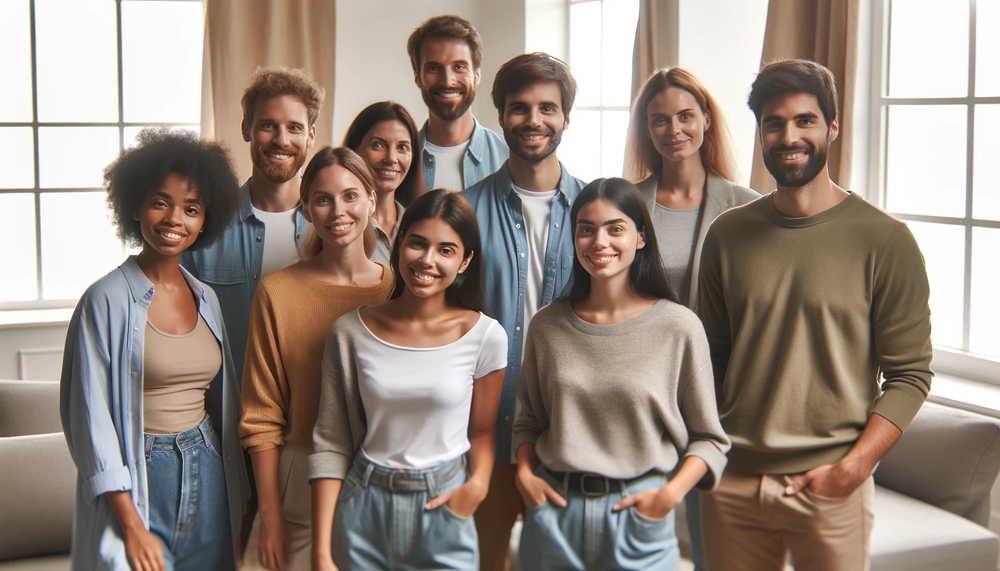
#> input picture 01_Basic_Package/project/assets/image2.png, 1000 x 571 px, shrunk from 1792 x 1024 before the run
$ python 22_face_detection.py
#> lines starting #> are read from the running program, lines starting #| are printed output that depends on the picture; after the words box and inside, x2 and y2 are one past the last pixel; in counts of white or black regions, pixels touching at a corner belong together
import cv2

# 이미지 로드
image = cv2.imread('./assets/image2.png')
#> image is the input picture: shape (571, 1000, 3); mean B, G, R 127.9, 138.5, 152.2

# 그레이스케일 변환
gray_image = cv2.cvtColor(image, cv2.COLOR_BGR2GRAY)
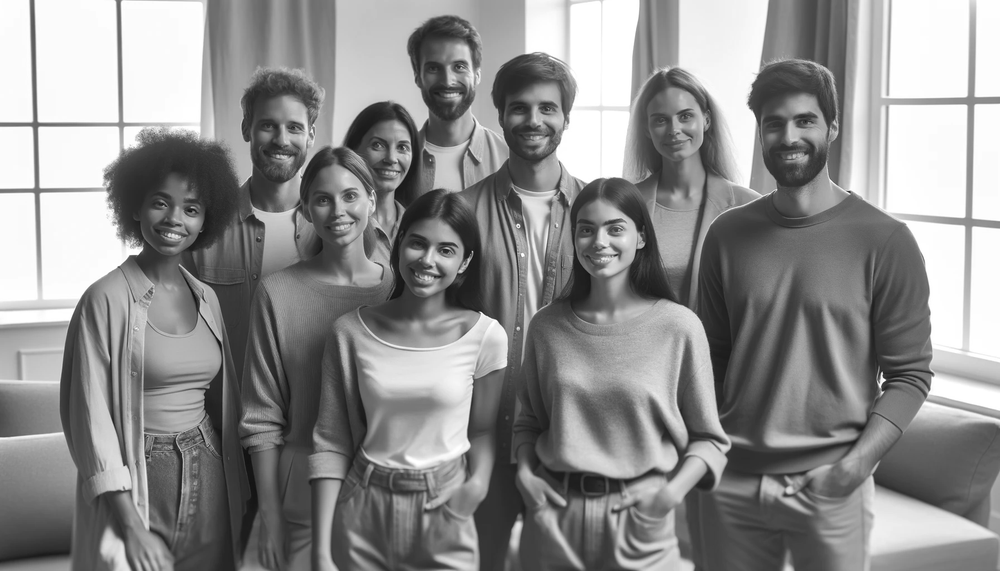
#> gray_image: shape (571, 1000); min 10, max 255, mean 141.4

# 얼굴 검출기 로드 (Haar Cascade 사용)
face_cascade = cv2.CascadeClassifier(cv2.data.haarcascades + 'haarcascade_frontalface_default.xml')

# 얼굴 검출
faces = face_cascade.detectMultiScale(gray_image, scaleFactor=1.1, minNeighbors=5, minSize=(30, 30))
#> faces = [[360, 122, 61, 61], [413, 40, 70, 70], [497, 79, 75, 75], [641, 90, 70, 70], [246, 98, 72, 72], [305, 170, 70, 70], [566, 200, 76, 76], [392, 217, 78, 78], [745, 86, 92, 92], [136, 177, 75, 75]]

# 얼굴 위치에 사각형 그리기
for (x, y, w, h) in faces:
    cv2.rectangle(image, (x, y), (x+w, y+h), (255, 0, 0), 2)
#> this loop made 10 passes
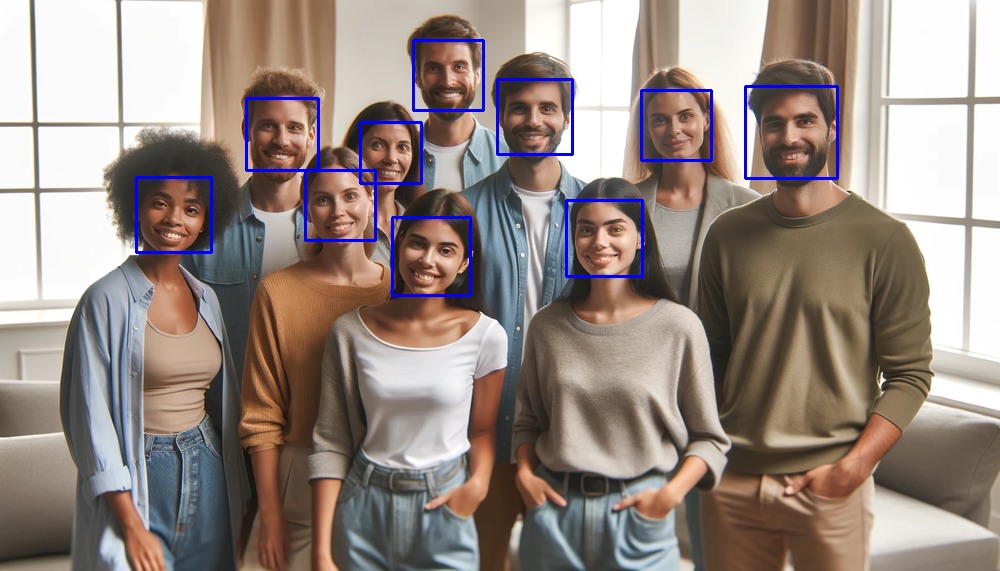
#> image: shape (571, 1000, 3); 1.53% of pixels changed, all inside (x1, y1, x2, y2) = (135, 39, 839, 297)

# 결과 이미지 저장
cv2.imwrite('./assets/faces_detected.png', image)

# 결과 이미지 표시
cv2.imshow('Faces Detected', image)
cv2.waitKey(0)
cv2.destroyAllWindows()

$ run again, with 01_Basic_Package/project/assets/image1.png copied over 01_Basic_Package/project/assets/image2.png
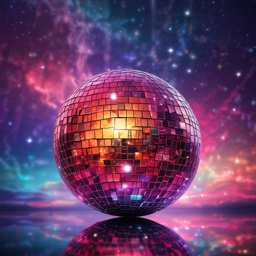
#> input picture 01_Basic_Package/project/assets/image1.png, 256 x 256 px
#> image is the input picture: shape (256, 256, 3); mean B, G, R 100.8, 60.8, 103
#> `gray_image = cv2.cvtColor(image, cv2.COLOR_BGR2GRAY)`:
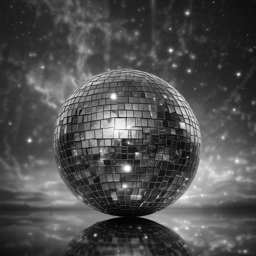
#> gray_image: shape (256, 256); min 0, max 255, mean 78
#> faces = ()
